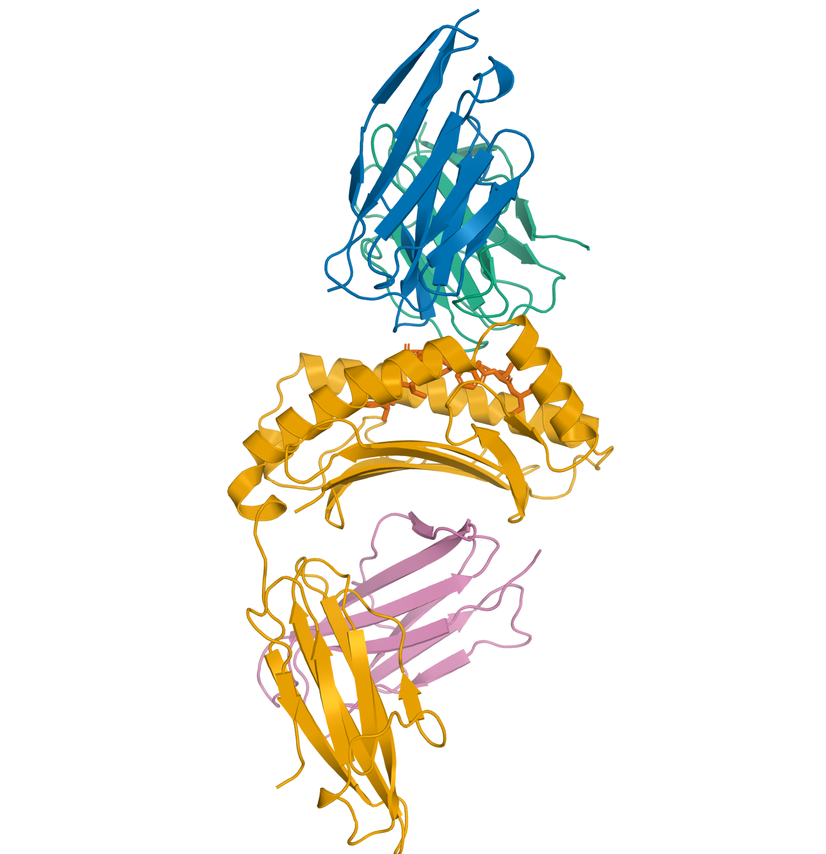
#> input picture science/paper/figures/_gallery1_GILGFVFTL.png, 826 x 854 px, shrunk from 1450 x 1500 before the run
$ python plot_supp_gallery.py
#> lines starting #> are read from the running program, lines starting #| are printed output that depends on the picture; after the words box and inside, x2 and y2 are one past the last pixel; in counts of white or black regions, pixels touching at a corner belong together
### science/scripts/figstyle.py
"""Shared figure style for the paper. One source of truth for palette, type, and
output, so every panel is visually uniform.

Conventions enforced here (they answer the review requirements directly):
  * no figure titles: panels carry a bold "(a)" tag only, never a claim;
  * no result text baked into a figure: interpretation lives in the caption;
  * one Okabe-Ito colorblind-safe palette, assigned by role, never cycled;
  * vector output: every figure is written as PDF (for the manuscript) and PNG
    (for quick view), from the committed CSVs, no GPU.

Import and use:
    from figstyle import PALETTE, SURFACE, panel_label, save, apply
    apply()
    ...
    save(fig, "fig3_retrieval")
"""
from __future__ import annotations
from pathlib import Path

import matplotlib

matplotlib.use("Agg")
import matplotlib.pyplot as plt

ROOT = Path(__file__).resolve().parent.parent
DATA = ROOT / "paper/data"
FIGS = ROOT / "paper/figures"

# Okabe-Ito, validated CVD-safe (scripts checked with the dataviz palette checker).
PALETTE = {
    "blue": "#0072B2",     # TCR alpha / raw / primary series
    "green": "#009E73",    # TCR beta / peptide-identity / "yes" axis
    "orange": "#D55E00",   # de-leaked / cognate / held-out / "the finding"
    "amber": "#E69F00",    # MHC heavy chain
    "pink": "#CC79A7",     # beta-2 microglobulin
    "grey": "#9A9A9A",     # residual / control / sequence baseline
    "gridline": "#DDDDDD",
    "ink": "#333333",
    "mute": "#777777",
}
SURFACE = "#FCFCFB"

# Structure chain colors (match the PyMOL renders and the Fig 1 legend).
CHAIN = {"A": "#0072B2", "B": "#009E73", "C": "#E69F00", "D": "#CC79A7", "E": "#D55E00"}


def apply() -> None:
    """Global rcParams so type and lines are identical across figures."""
    plt.rcParams.update({
        "figure.facecolor": SURFACE,
        "axes.facecolor": SURFACE,
        "savefig.facecolor": SURFACE,
        "font.family": "DejaVu Sans",
        "font.size": 9.5,
        "axes.titlesize": 10.5,
        "axes.labelsize": 10,
        "xtick.labelsize": 9,
        "ytick.labelsize": 9,
        "legend.fontsize": 9,
        "axes.linewidth": 0.9,
        "axes.edgecolor": PALETTE["ink"],
        "xtick.color": PALETTE["ink"],
        "ytick.color": PALETTE["ink"],
        "axes.labelcolor": PALETTE["ink"],
        "text.color": PALETTE["ink"],
        "pdf.fonttype": 42,   # embed real TrueType glyphs, not Type-3 outlines
        "ps.fonttype": 42,
    })


def despine(ax) -> None:
    for s in ("top", "right"):
        ax.spines[s].set_visible(False)


# [12 lines left out: functions panel_label, save, not called in this run]

### science/scripts/plot_supp_gallery.py
"""Fig S5: gallery of predicted TCR-pMHC complexes across epitopes.

Composes four already-rendered PyMOL complexes (same canonical TCR-up orientation)
into a 2x2 gallery with one shared chain-colour legend. Shows the pipeline produces
consistent well-folded complexes across epitopes and both HLAs. No title, no result
text. Renders come from scripts/render_structure_pymol.py (single mode); this only
composes them, no GPU.

Usage: python scripts/plot_supp_gallery.py
"""
from __future__ import annotations
import sys
from pathlib import Path

sys.path.insert(0, str(Path(__file__).resolve().parent))
import numpy as np
import matplotlib.pyplot as plt
from matplotlib.patches import Patch, ConnectionPatch
from figstyle import PALETTE, CHAIN, FIGS, apply, save

PANELS = [
    ("a", "_gallery1_GILGFVFTL.png", "GILGFVFTL / HLA-A*02:01"),
    ("b", "_gallery2_ELAGIGILTV.png", "ELAGIGILTV / HLA-A*02:01"),
    ("c", "_gallery3_FLYALALLL.png", "FLYALALLL / HLA-A*02:01"),
    ("d", "_gallery4_IVTDFSVIK.png", "IVTDFSVIK / HLA-A*11:01"),
]
LEGEND = [(CHAIN["A"], "TCR α chain"), (CHAIN["B"], "TCR β chain"),
          (CHAIN["C"], "MHC class I heavy chain"), (CHAIN["D"], "β₂-microglobulin"),
          (CHAIN["E"], "peptide antigen")]


def _autocrop(img, pad=12):
#> called with pad = 12
    rgb = img[..., :3] if img.shape[-1] == 4 else img
    mask = (rgb < 0.97).any(-1)
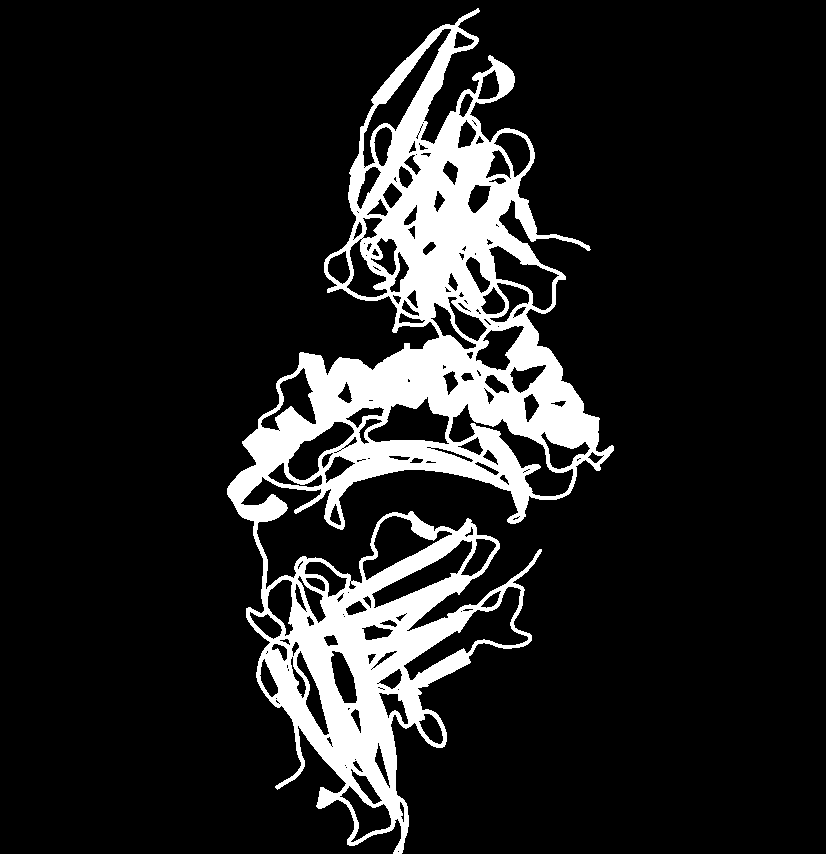
#> mask: shape (854, 826) bool; 13% white; 1 white region, box (x1, y1, x2, y2) and area: (227, 8, 614, 854) 91770
    if not mask.any():
        return img
    ys, xs = np.where(mask)
    y0, y1 = max(ys.min() - pad, 0), min(ys.max() + pad, img.shape[0])
#> y0 = 0; y1 = 854
    x0, x1 = max(xs.min() - pad, 0), min(xs.max() + pad, img.shape[1])
#> x0 = 215; x1 = 625
    return img[y0:y1, x0:x1]
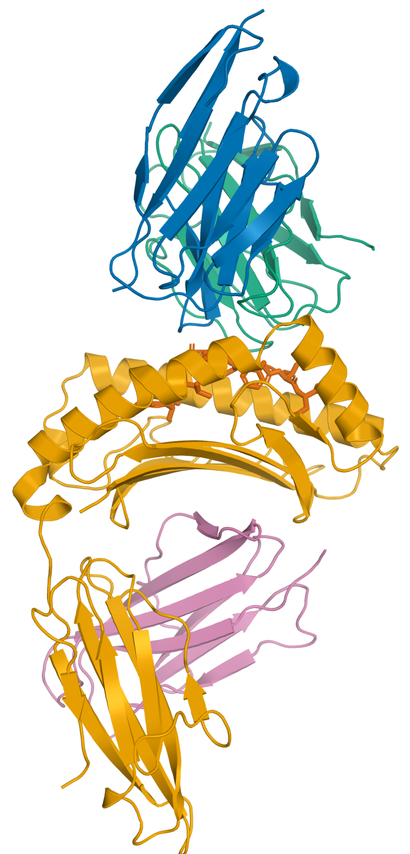
#> returned value: shape (854, 410, 4) float32; mean of channels 0, 1, 2, 3 0.901, 0.891, 0.837, 1; drawn as R, G, B


def _peptide_xy(img):
    """Pixel centroid (col, row) of the peptide sticks, found by the peptide orange
    (high red, low green, near-zero blue), which is separable from the amber MHC by a
    larger red-minus-green gap. Returns None if no peptide pixels are found."""
    rgb = img[..., :3] if img.shape[-1] == 4 else img
    r, g, b = rgb[..., 0], rgb[..., 1], rgb[..., 2]
    mask = (r > 0.5) & (b < 0.25) & ((r - g) > 0.38)
    if not mask.any():
        return None
    ys, xs = np.where(mask)
    return xs.mean(), ys.mean()


def main():
    apply()
    fig = plt.figure(figsize=(12, 10.5))
    # Explicit layout: the tall complexes are pushed to the outer edges and the
    # enlarged peptide zooms fill the wide empty band down the middle. Positions are
    # figure fractions (x, y, w, h). For each panel: complex axes, inset axes toward
    # the centre, panel-side anchor for the leader.
    ROW = {"top": 0.545, "bot": 0.075}
    CH, CW = 0.43, 0.23            # complex axes height, width
    IW, IH = 0.235, 0.245          # inset axes size
    LAYOUT = [
        # complex_xy,          inset_xy,          left_col
        ((0.005, ROW["top"]), (0.250, ROW["top"] + 0.09), True),   # (a)
        ((0.765, ROW["top"]), (0.515, ROW["top"] + 0.09), False),  # (b)
        ((0.005, ROW["bot"]), (0.250, ROW["bot"] + 0.09), True),   # (c)
        ((0.765, ROW["bot"]), (0.515, ROW["bot"] + 0.09), False),  # (d)
    ]
    for (lab, fname, caption), ((cx, cy), (ix, iy), left_col) in zip(PANELS, LAYOUT):
        ax = fig.add_axes([cx, cy, CW, CH])
        full = _autocrop(plt.imread(FIGS / fname))
        ax.imshow(full)
        ax.set_aspect("equal")
        ax.axis("off")
        ax.text(0.0, 1.0, f"({lab})", transform=ax.transAxes, fontsize=13,
                fontweight="bold", va="top", ha="left", color=PALETTE["ink"])
        ax.text(0.5, -0.02, caption, transform=ax.transAxes, fontsize=9,
                ha="center", va="top", color=PALETTE["ink"])

        iax = fig.add_axes([ix, iy, IW, IH])
#> (the run stopped early here; a loop or call above may not have finished)

$ run again, with science/paper/figures/_gallery3_FLYALALLL_inset.png copied over science/paper/figures/_gallery1_GILGFVFTL.png
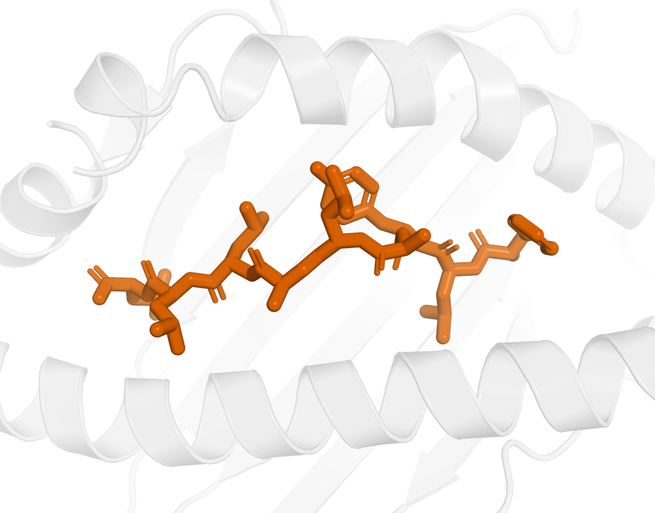
#> input picture science/paper/figures/_gallery3_FLYALALLL_inset.png, 655 x 513 px, shrunk from 1150 x 900 before the run
#> in _autocrop, `mask = (rgb < 0.97).any(-1)`:
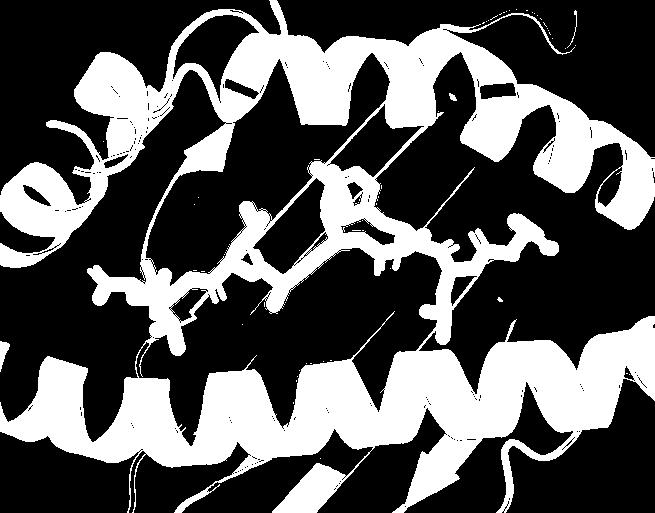
#> mask: shape (513, 655) bool; 34.9% white; 58 white regions (54 under 20 px), largest, box (x1, y1, x2, y2) and area: (0, 0, 655, 513) 116976, (0, 341, 10, 372) 161, (567, 10, 577, 48) 48, (449, 93, 457, 101) 39
#> y0 = 0; y1 = 513
#> x0 = 0; x1 = 655
#> in _autocrop, returned value is the input picture: shape (513, 655, 4) float32; mean R, G, B, A 0.961, 0.942, 0.927, 1
